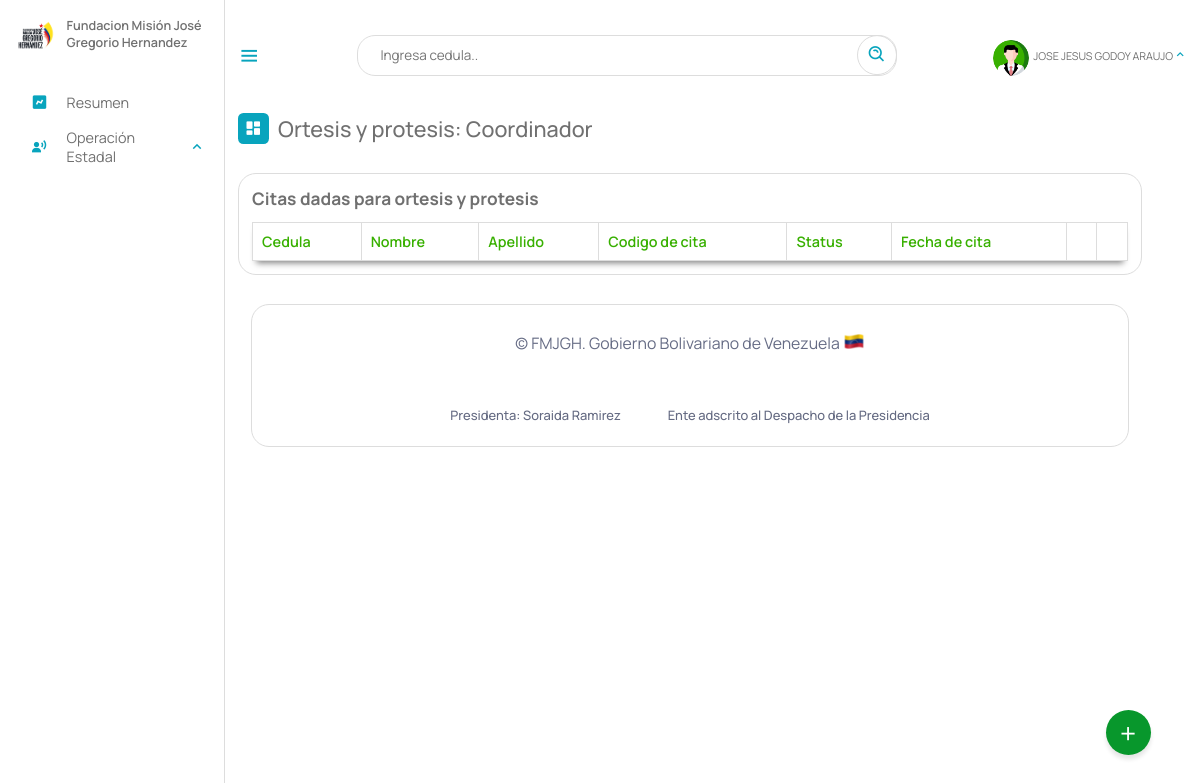
Before: /Escritorio/04-ort-citaDada.php (signed in) with the older database file.
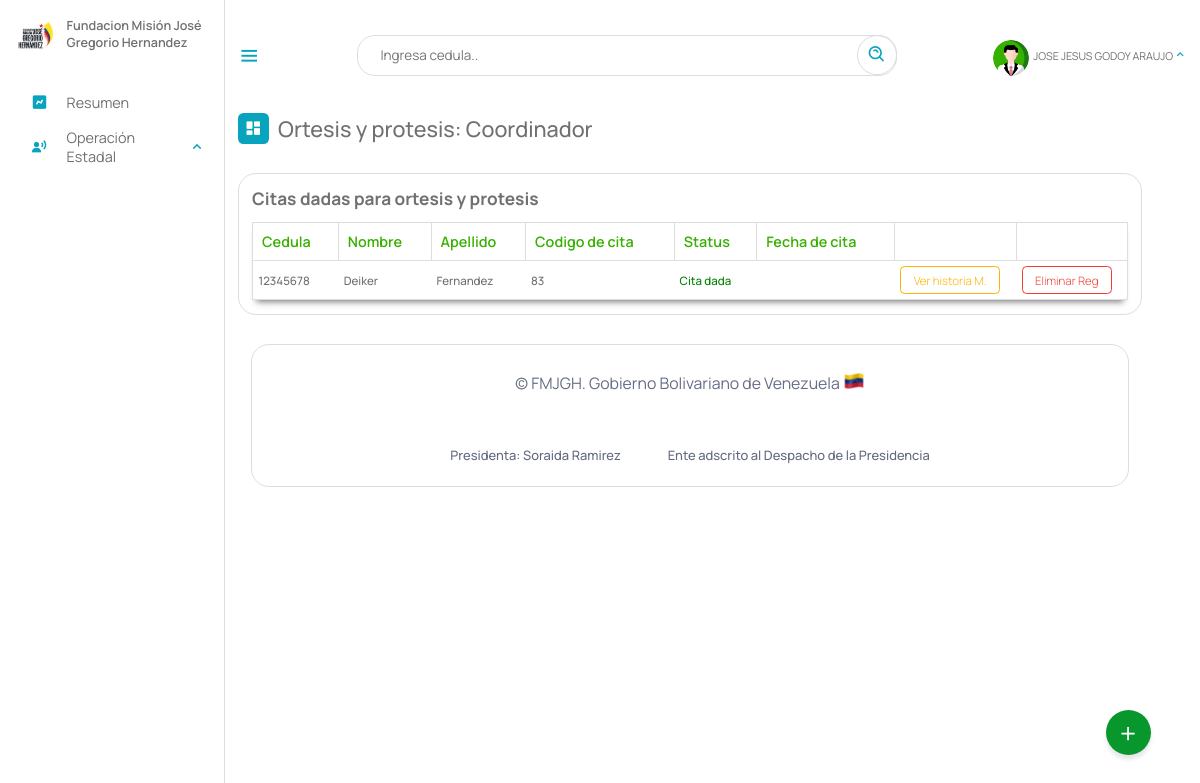
After: the same page with the newer database file.
### tables this page shows
CREATE TABLE `cita_ortesis_protesis` (
  `id` int(11) NOT NULL AUTO_INCREMENT,
  `cedula` int(12) NOT NULL,
  `laboratorio` varchar(10) DEFAULT NULL,
  `fecha_cita` date DEFAULT NULL,
  `fecha_toma` date DEFAULT NULL,
  `fecha_prueba` date DEFAULT NULL,
  `status` text DEFAULT NULL,
  `descripcion` text DEFAULT NULL,
  `artificio` text DEFAULT NULL,
  `medidas` text DEFAULT NULL,
  PRIMARY KEY (`id`),
  KEY `laboratorio` (`laboratorio`),
  KEY `cedula` (`cedula`),
  CONSTRAINT `cita_ortesis_protesis_ibfk_1` FOREIGN KEY (`cedula`) REFERENCES `beneficiario` (`cedula`) ON DELETE CASCADE,
  CONSTRAINT `cita_ortesis_protesis_ibfk_2` FOREIGN KEY (`laboratorio`) REFERENCES `laboratorio` (`id`) ON DELETE CASCADE
);

CREATE TABLE `beneficiario` (
  `cedula` int(12) NOT NULL,
  `nombre` text NOT NULL,
  `apellido` text NOT NULL,
  `fecha_naci` date NOT NULL,
  `email` varchar(50) NOT NULL,
  `telefono` varchar(12) NOT NULL,
  `nacionalidad` char(2) NOT NULL,
  `edad` int(2) NOT NULL,
  `sexo` char(1) NOT NULL,
  `edo_civil` text NOT NULL,
  `nro_hijo` int(2) DEFAULT NULL,
  `estado` varchar(10) NOT NULL,
  `municipio` varchar(20) NOT NULL,
  `parroquia` varchar(10) NOT NULL,
  `discapacidad` varchar(10) NOT NULL,
  `atencion_solicitada` varchar(10) NOT NULL,
  `certificado` varchar(50) DEFAULT NULL,
  `registrado_por` text DEFAULT NULL,
  `fecha_registro` date NOT NULL,
  PRIMARY KEY (`cedula`),
  KEY `estado` (`estado`),
  KEY `discapacidad` (`discapacidad`),
  KEY `atencion_solicitada` (`atencion_solicitada`),
  KEY `municipio` (`municipio`),
  KEY `parroquia` (`parroquia`),
  CONSTRAINT `beneficiario_ibfk_1` FOREIGN KEY (`estado`) REFERENCES `estados` (`id_estados`) ON DELETE CASCADE,
  CONSTRAINT `beneficiario_ibfk_2` FOREIGN KEY (`municipio`) REFERENCES `municipios` (`id_municipios`) ON DELETE CASCADE,
  CONSTRAINT `beneficiario_ibfk_3` FOREIGN KEY (`parroquia`) REFERENCES `parroquia` (`id`) ON DELETE CASCADE ON UPDATE CASCADE,
  CONSTRAINT `beneficiario_ibfk_4` FOREIGN KEY (`discapacidad`) REFERENCES `discapacid_e` (`id_e`) ON DELETE CASCADE,
  CONSTRAINT `beneficiario_ibfk_5` FOREIGN KEY (`atencion_solicitada`) REFERENCES `tipoatencion` (`id`) ON DELETE CASCADE
);

### php/01-02-cita_protesis.php (called while the page is built, shortened)
<?php
include_once("ManejadorBD.php");
class citas_protesis extends ManejadorBD
{
	private $cnn;
	public function __construct($tipoConexion)
	{
		$this->cnn = parent::conectar($tipoConexion);
	}
	public function consultarTodasCitasDadas()
	{
		try {
			$stmt = $this->cnn->prepare("SELECT cita_ortesis_protesis.id, beneficiario.nombre, beneficiario.apellido, beneficiario.cedula,  cita_ortesis_protesis.laboratorio, cita_ortesis_protesis.fecha_cita
				FROM beneficiario, cita_ortesis_protesis, tipoatencion
				WHERE beneficiario.cedula = cita_ortesis_protesis.cedula and beneficiario.atencion_solicitada
				= tipoatencion.id and cita_ortesis_protesis.fecha_toma IS NOT NULL");
			$stmt->setFetchMode(PDO::FETCH_ASSOC);
			$stmt->execute();
			return $stmt->fetchAll();
		} catch (PDOException $error) {
			echo "Error: ejecutando consulta SQL." . $error->getMessage();
			exit();
		}
	}
}

### php/ManejadorBD.php (called while the page is built, shortened)
<?php
	class ManejadorBD extends PDO {
		public $srv	= SRV;
		public $usr	= USR;
		public $pas	= PAS;
		public $dbn	= BDN;
		public function conectar($tipoConexion){
			try{
				switch ($tipoConexion) {
				    case 1:
				        $dsn = "mysql:host=$this->srv;dbname=$this->dbn";
				        break;
				}
				$dbh = new PDO($dsn, $this->usr, $this->pas);
    			$dbh->setAttribute(PDO::ATTR_ERRMODE, PDO::ERRMODE_EXCEPTION);
			}catch(PDOException $error){
                echo "Error al Conectar con la Base de Datos: ".$error->getMessage();
                exit();
			}
            $this->conexionBD = $dbh;
			return $this->conexionBD;
		}
	}
?>

### Escritorio/04-ort-citaDada.php (the view, shortened to what this page needs)
<?php
include_once("partearriba.php");
?>
<div class="dash-contenido">
    <div class="overview">
        <div class="titulo">
            <i class='bx bxs-dashboard'> </i>
            <span class="link-name">Ortesis y protesis: <?php echo $rol ?></span>
        </div>
    </div>
<div class="tabla-atencion">
            <h2>Citas dadas para ortesis y protesis</h2>
            <table>
                <thead>
                    <tr>
                        <th>Cedula</th>
                        <th>Nombre</th>
                        <th>Apellido</th>
                        <th>Codigo de cita</th>
                        <th>Status</th>
                        <th>Fecha de cita</th>
                        <th></th>
                        <th></th>
                    </tr>
                </thead>
                <tbody>
                    <?php
                        include_once("../php/01-02-cita_protesis.php");
                        $aten = new citas_protesis (1);
                        $consulta = $aten->consultarTodasCitasDadas();
                        if ($consulta){
                        foreach($consulta as $registros){
                     ?>
                    <tr>
                        <td><?php echo $registros["cedula"] ?></td>
                        <td><?php echo $registros["nombre"] ?></td>
                        <td><?php echo $registros["apellido"] ?></td>
                        <td><?php echo $registros["id"] ?></td>
                        <td style="color: green;">Cita dada</td>
                        <td><?php echo $registros["fecha_cita"] ?></td>
                        <td><a class="cargar" href="15-verHistoriaMedica.php?codigo_cita=<?php echo  $registros["id"]?>">Ver historia M.</a></td>
                        <td><a href="" class="eliminar">Eliminar Reg</a></td>
                    </tr>
                    <?php
                    }
                        }
                    ?>
                </tbody>
            </table>
        </div>
<?php
include_once("parteabajo.php");
?>

Changed rows visible on the page:
added cita_ortesis_protesis: cedula.cedula "12345678", cedula.nombre "Deiker", cedula.apellido "Fernandez", id "83"
